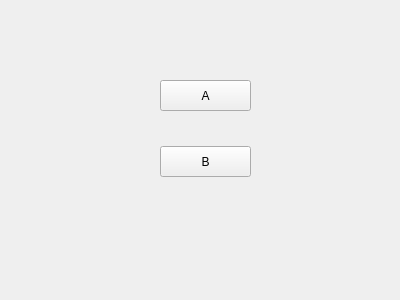
<?xml version="1.0" encoding="UTF-8"?>
<ui version="4.0">
 <class>Form</class>
 <widget class="QWidget" name="Form">
  <property name="geometry">
   <rect>
    <x>0</x>
    <y>0</y>
    <width>400</width>
    <height>300</height>
   </rect>
  </property>
  <property name="windowTitle">
   <string>Form</string>
  </property>
  <widget class="QPushButton" name="pushButton">
   <property name="geometry">
    <rect>
     <x>160</x>
     <y>80</y>
     <width>91</width>
     <height>31</height>
    </rect>
   </property>
   <property name="text">
    <string>A</string>
   </property>
  </widget>
  <widget class="QPushButton" name="pushButton_2">
   <property name="geometry">
    <rect>
     <x>160</x>
     <y>146</y>
     <width>91</width>
     <height>31</height>
    </rect>
   </property>
   <property name="text">
    <string>B</string>
   </property>
  </widget>
 </widget>
 <resources/>
 <connections/>
</ui>
